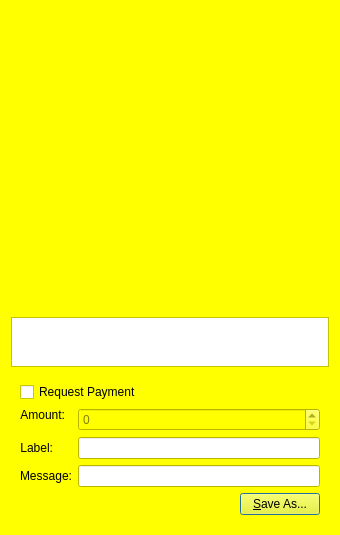
<?xml version="1.0" encoding="UTF-8"?>
<ui version="4.0">
 <class>QRCodeDialog</class>
 <widget class="QDialog" name="QRCodeDialog">
  <property name="geometry">
   <rect>
    <x>0</x>
    <y>0</y>
    <width>340</width>
    <height>530</height>
   </rect>
  </property>
  <property name="palette">
   <palette>
    <active>
     <colorrole role="WindowText">
      <brush brushstyle="SolidPattern">
       <color alpha="255">
        <red>0</red>
        <green>0</green>
        <blue>0</blue>
       </color>
      </brush>
     </colorrole>
     <colorrole role="Button">
      <brush brushstyle="SolidPattern">
       <color alpha="255">
        <red>255</red>
        <green>255</green>
        <blue>0</blue>
       </color>
      </brush>
     </colorrole>
     <colorrole role="Light">
      <brush brushstyle="SolidPattern">
       <color alpha="255">
        <red>255</red>
        <green>255</green>
        <blue>127</blue>
       </color>
      </brush>
     </colorrole>
     <colorrole role="Midlight">
      <brush brushstyle="SolidPattern">
       <color alpha="255">
        <red>255</red>
        <green>255</green>
        <blue>63</blue>
       </color>
      </brush>
     </colorrole>
     <colorrole role="Dark">
      <brush brushstyle="SolidPattern">
       <color alpha="255">
        <red>127</red>
        <green>127</green>
        <blue>0</blue>
       </color>
      </brush>
     </colorrole>
     <colorrole role="Mid">
      <brush brushstyle="SolidPattern">
       <color alpha="255">
        <red>170</red>
        <green>170</green>
        <blue>0</blue>
       </color>
      </brush>
     </colorrole>
     <colorrole role="Text">
      <brush brushstyle="SolidPattern">
       <color alpha="255">
        <red>0</red>
        <green>0</green>
        <blue>0</blue>
       </color>
      </brush>
     </colorrole>
     <colorrole role="BrightText">
      <brush brushstyle="SolidPattern">
       <color alpha="255">
        <red>255</red>
        <green>255</green>
        <blue>255</blue>
       </color>
      </brush>
     </colorrole>
     <colorrole role="ButtonText">
      <brush brushstyle="SolidPattern">
       <color alpha="255">
        <red>0</red>
        <green>0</green>
        <blue>0</blue>
       </color>
      </brush>
     </colorrole>
     <colorrole role="Base">
      <brush brushstyle="SolidPattern">
       <color alpha="255">
        <red>255</red>
        <green>255</green>
        <blue>255</blue>
       </color>
      </brush>
     </colorrole>
     <colorrole role="Window">
      <brush brushstyle="SolidPattern">
       <color alpha="255">
        <red>255</red>
        <green>255</green>
        <blue>0</blue>
       </color>
      </brush>
     </colorrole>
     <colorrole role="Shadow">
      <brush brushstyle="SolidPattern">
       <color alpha="255">
        <red>0</red>
        <green>0</green>
        <blue>0</blue>
       </color>
      </brush>
     </colorrole>
     <colorrole role="AlternateBase">
      <brush brushstyle="SolidPattern">
       <color alpha="255">
        <red>255</red>
        <green>255</green>
        <blue>127</blue>
       </color>
      </brush>
     </colorrole>
     <colorrole role="ToolTipBase">
      <brush brushstyle="SolidPattern">
       <color alpha="255">
        <red>255</red>
        <green>255</green>
        <blue>220</blue>
       </color>
      </brush>
     </colorrole>
     <colorrole role="ToolTipText">
      <brush brushstyle="SolidPattern">
       <color alpha="255">
        <red>0</red>
        <green>0</green>
        <blue>0</blue>
       </color>
      </brush>
     </colorrole>
    </active>
    <inactive>
     <colorrole role="WindowText">
      <brush brushstyle="SolidPattern">
       <color alpha="255">
        <red>0</red>
        <green>0</green>
        <blue>0</blue>
       </color>
      </brush>
     </colorrole>
     <colorrole role="Button">
      <brush brushstyle="SolidPattern">
       <color alpha="255">
        <red>255</red>
        <green>255</green>
        <blue>0</blue>
       </color>
      </brush>
     </colorrole>
     <colorrole role="Light">
      <brush brushstyle="SolidPattern">
       <color alpha="255">
        <red>255</red>
        <green>255</green>
        <blue>127</blue>
       </color>
      </brush>
     </colorrole>
     <colorrole role="Midlight">
      <brush brushstyle="SolidPattern">
       <color alpha="255">
        <red>255</red>
        <green>255</green>
        <blue>63</blue>
       </color>
      </brush>
     </colorrole>
     <colorrole role="Dark">
      <brush brushstyle="SolidPattern">
       <color alpha="255">
        <red>127</red>
        <green>127</green>
        <blue>0</blue>
       </color>
      </brush>
     </colorrole>
     <colorrole role="Mid">
      <brush brushstyle="SolidPattern">
       <color alpha="255">
        <red>170</red>
        <green>170</green>
        <blue>0</blue>
       </color>
      </brush>
     </colorrole>
     <colorrole role="Text">
      <brush brushstyle="SolidPattern">
       <color alpha="255">
        <red>0</red>
        <green>0</green>
        <blue>0</blue>
       </color>
      </brush>
     </colorrole>
     <colorrole role="BrightText">
      <brush brushstyle="SolidPattern">
       <color alpha="255">
        <red>255</red>
        <green>255</green>
        <blue>255</blue>
       </color>
      </brush>
     </colorrole>
     <colorrole role="ButtonText">
      <brush brushstyle="SolidPattern">
       <color alpha="255">
        <red>0</red>
        <green>0</green>
        <blue>0</blue>
       </color>
      </brush>
     </colorrole>
     <colorrole role="Base">
      <brush brushstyle="SolidPattern">
       <color alpha="255">
        <red>255</red>
        <green>255</green>
        <blue>255</blue>
       </color>
      </brush>
     </colorrole>
     <colorrole role="Window">
      <brush brushstyle="SolidPattern">
       <color alpha="255">
        <red>255</red>
        <green>255</green>
        <blue>0</blue>
       </color>
      </brush>
     </colorrole>
     <colorrole role="Shadow">
      <brush brushstyle="SolidPattern">
       <color alpha="255">
        <red>0</red>
        <green>0</green>
        <blue>0</blue>
       </color>
      </brush>
     </colorrole>
     <colorrole role="AlternateBase">
      <brush brushstyle="SolidPattern">
       <color alpha="255">
        <red>255</red>
        <green>255</green>
        <blue>127</blue>
       </color>
      </brush>
     </colorrole>
     <colorrole role="ToolTipBase">
      <brush brushstyle="SolidPattern">
       <color alpha="255">
        <red>255</red>
        <green>255</green>
        <blue>220</blue>
       </color>
      </brush>
     </colorrole>
     <colorrole role="ToolTipText">
      <brush brushstyle="SolidPattern">
       <color alpha="255">
        <red>0</red>
        <green>0</green>
        <blue>0</blue>
       </color>
      </brush>
     </colorrole>
    </inactive>
    <disabled>
     <colorrole role="WindowText">
      <brush brushstyle="SolidPattern">
       <color alpha="255">
        <red>127</red>
        <green>127</green>
        <blue>0</blue>
       </color>
      </brush>
     </colorrole>
     <colorrole role="Button">
      <brush brushstyle="SolidPattern">
       <color alpha="255">
        <red>255</red>
        <green>255</green>
        <blue>0</blue>
       </color>
      </brush>
     </colorrole>
     <colorrole role="Light">
      <brush brushstyle="SolidPattern">
       <color alpha="255">
        <red>255</red>
        <green>255</green>
        <blue>127</blue>
       </color>
      </brush>
     </colorrole>
     <colorrole role="Midlight">
      <brush brushstyle="SolidPattern">
       <color alpha="255">
        <red>255</red>
        <green>255</green>
        <blue>63</blue>
       </color>
      </brush>
     </colorrole>
     <colorrole role="Dark">
      <brush brushstyle="SolidPattern">
       <color alpha="255">
        <red>127</red>
        <green>127</green>
        <blue>0</blue>
       </color>
      </brush>
     </colorrole>
     <colorrole role="Mid">
      <brush brushstyle="SolidPattern">
       <color alpha="255">
        <red>170</red>
        <green>170</green>
        <blue>0</blue>
       </color>
      </brush>
     </colorrole>
     <colorrole role="Text">
      <brush brushstyle="SolidPattern">
       <color alpha="255">
        <red>127</red>
        <green>127</green>
        <blue>0</blue>
       </color>
      </brush>
     </colorrole>
     <colorrole role="BrightText">
      <brush brushstyle="SolidPattern">
       <color alpha="255">
        <red>255</red>
        <green>255</green>
        <blue>255</blue>
       </color>
      </brush>
     </colorrole>
     <colorrole role="ButtonText">
      <brush brushstyle="SolidPattern">
       <color alpha="255">
        <red>127</red>
        <green>127</green>
        <blue>0</blue>
       </color>
      </brush>
     </colorrole>
     <colorrole role="Base">
      <brush brushstyle="SolidPattern">
       <color alpha="255">
        <red>255</red>
        <green>255</green>
        <blue>0</blue>
       </color>
      </brush>
     </colorrole>
     <colorrole role="Window">
      <brush brushstyle="SolidPattern">
       <color alpha="255">
        <red>255</red>
        <green>255</green>
        <blue>0</blue>
       </color>
      </brush>
     </colorrole>
     <colorrole role="Shadow">
      <brush brushstyle="SolidPattern">
       <color alpha="255">
        <red>0</red>
        <green>0</green>
        <blue>0</blue>
       </color>
      </brush>
     </colorrole>
     <colorrole role="AlternateBase">
      <brush brushstyle="SolidPattern">
       <color alpha="255">
        <red>255</red>
        <green>255</green>
        <blue>0</blue>
       </color>
      </brush>
     </colorrole>
     <colorrole role="ToolTipBase">
      <brush brushstyle="SolidPattern">
       <color alpha="255">
        <red>255</red>
        <green>255</green>
        <blue>220</blue>
       </color>
      </brush>
     </colorrole>
     <colorrole role="ToolTipText">
      <brush brushstyle="SolidPattern">
       <color alpha="255">
        <red>0</red>
        <green>0</green>
        <blue>0</blue>
       </color>
      </brush>
     </colorrole>
    </disabled>
   </palette>
  </property>
  <property name="windowTitle">
   <string>QR Code Dialog</string>
  </property>
  <layout class="QVBoxLayout" name="verticalLayout_3">
   <item>
    <widget class="QLabel" name="lblQRCode">
     <property name="sizePolicy">
      <sizepolicy hsizetype="Expanding" vsizetype="Expanding">
       <horstretch>0</horstretch>
       <verstretch>0</verstretch>
      </sizepolicy>
     </property>
     <property name="minimumSize">
      <size>
       <width>300</width>
       <height>300</height>
      </size>
     </property>
     <property name="textFormat">
      <enum>Qt::PlainText</enum>
     </property>
     <property name="alignment">
      <set>Qt::AlignCenter</set>
     </property>
     <property name="wordWrap">
      <bool>true</bool>
     </property>
    </widget>
   </item>
   <item>
    <widget class="QPlainTextEdit" name="outUri">
     <property name="sizePolicy">
      <sizepolicy hsizetype="Expanding" vsizetype="Minimum">
       <horstretch>0</horstretch>
       <verstretch>0</verstretch>
      </sizepolicy>
     </property>
     <property name="minimumSize">
      <size>
       <width>0</width>
       <height>50</height>
      </size>
     </property>
     <property name="tabChangesFocus">
      <bool>true</bool>
     </property>
     <property name="textInteractionFlags">
      <set>Qt::TextSelectableByKeyboard|Qt::TextSelectableByMouse</set>
     </property>
    </widget>
   </item>
   <item>
    <widget class="QWidget" name="widget" native="true">
     <layout class="QVBoxLayout" name="verticalLayout_2">
      <item>
       <widget class="QCheckBox" name="chkReqPayment">
        <property name="enabled">
         <bool>true</bool>
        </property>
        <property name="text">
         <string>Request Payment</string>
        </property>
       </widget>
      </item>
      <item>
       <layout class="QFormLayout" name="formLayout">
        <property name="fieldGrowthPolicy">
         <enum>QFormLayout::AllNonFixedFieldsGrow</enum>
        </property>
        <item row="1" column="0">
         <widget class="QLabel" name="lblLabel">
          <property name="text">
           <string>Label:</string>
          </property>
          <property name="textFormat">
           <enum>Qt::PlainText</enum>
          </property>
          <property name="alignment">
           <set>Qt::AlignRight|Qt::AlignTrailing|Qt::AlignVCenter</set>
          </property>
          <property name="buddy">
           <cstring>lnLabel</cstring>
          </property>
         </widget>
        </item>
        <item row="1" column="1">
         <widget class="QLineEdit" name="lnLabel"/>
        </item>
        <item row="2" column="0">
         <widget class="QLabel" name="lblMessage">
          <property name="text">
           <string>Message:</string>
          </property>
          <property name="textFormat">
           <enum>Qt::PlainText</enum>
          </property>
          <property name="alignment">
           <set>Qt::AlignRight|Qt::AlignTrailing|Qt::AlignVCenter</set>
          </property>
          <property name="buddy">
           <cstring>lnMessage</cstring>
          </property>
         </widget>
        </item>
        <item row="2" column="1">
         <widget class="QLineEdit" name="lnMessage"/>
        </item>
        <item row="0" column="0">
         <widget class="QLabel" name="lblAmount">
          <property name="sizePolicy">
           <sizepolicy hsizetype="Preferred" vsizetype="Maximum">
            <horstretch>0</horstretch>
            <verstretch>0</verstretch>
           </sizepolicy>
          </property>
          <property name="text">
           <string>Amount:</string>
          </property>
          <property name="textFormat">
           <enum>Qt::PlainText</enum>
          </property>
          <property name="alignment">
           <set>Qt::AlignRight|Qt::AlignTrailing|Qt::AlignVCenter</set>
          </property>
          <property name="buddy">
           <cstring>lnReqAmount</cstring>
          </property>
         </widget>
        </item>
        <item row="0" column="1">
         <widget class="BitcoinAmountField" name="lnReqAmount">
          <property name="enabled">
           <bool>false</bool>
          </property>
          <property name="minimumSize">
           <size>
            <width>80</width>
            <height>0</height>
           </size>
          </property>
         </widget>
        </item>
       </layout>
      </item>
      <item>
       <layout class="QHBoxLayout" name="horizontalLayout">
        <item>
         <spacer name="horizontalSpacer">
          <property name="orientation">
           <enum>Qt::Horizontal</enum>
          </property>
          <property name="sizeHint" stdset="0">
           <size>
            <width>40</width>
            <height>20</height>
           </size>
          </property>
         </spacer>
        </item>
        <item>
         <widget class="QPushButton" name="btnSaveAs">
          <property name="text">
           <string>&amp;Save As...</string>
          </property>
         </widget>
        </item>
       </layout>
      </item>
     </layout>
    </widget>
   </item>
  </layout>
 </widget>
 <customwidgets>
  <customwidget>
   <class>BitcoinAmountField</class>
   <extends>QSpinBox</extends>
   <header>bitcoinamountfield.h</header>
   <container>1</container>
  </customwidget>
 </customwidgets>
 <resources/>
 <connections>
  <connection>
   <sender>chkReqPayment</sender>
   <signal>clicked(bool)</signal>
   <receiver>lnReqAmount</receiver>
   <slot>setEnabled(bool)</slot>
   <hints>
    <hint type="sourcelabel">
     <x>92</x>
     <y>285</y>
    </hint>
    <hint type="destinationlabel">
     <x>98</x>
     <y>311</y>
    </hint>
   </hints>
  </connection>
 </connections>
</ui>
